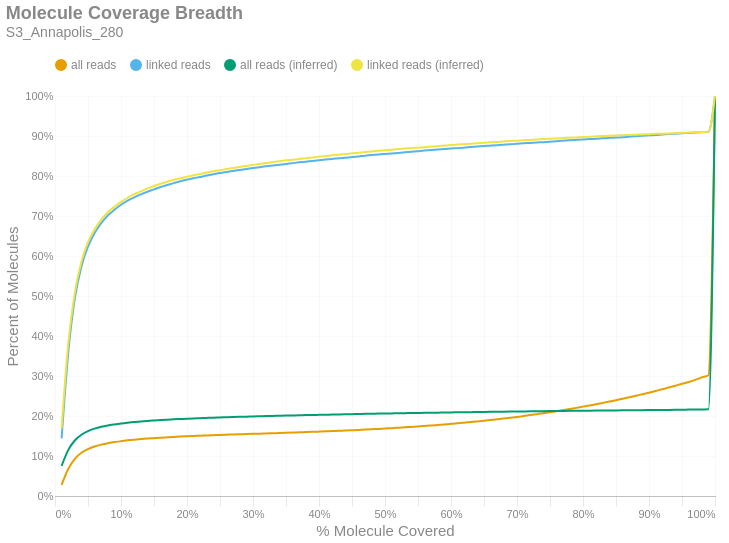

Notebook source saved alongside this figure:
### Markdown cell above
### Molecule Read Coverage
This chart shows molecule coverage breadth as computed by the number of bases aligned to that molecule. In other words, "*how much of each unique long molecule is actually sequenced/aligned?*" Keep in mind there is a distinction between sequences and alignments, since some sequences belonging to a particular molecule may not align well and wouldn't appear in the alignment data. This chart also shows molecule coverage breadth as computed by the *inferred fragment* from which the aligned sequences originate. Unlike read coverage, this calculation takes into account the total insert size, including unsequenced gaps between the forward and reverse reads. Like the previous figures, these are cumulative percents.

### Code cell
if SKIPLR:
    print_html(f"Skipped")
else:
    binned_df = consolidated_hist(valids['coverage_bp'], mask, 0.01, True)
    binned_df_inf = consolidated_hist(valids['coverage_inserts'], mask, 0.01, True)
    binned_df = binned_df.with_columns(pl.lit(binned_df_inf['all reads (cumsum)']).alias('all reads (inferred)'))
    binned_df = binned_df.with_columns(pl.lit(binned_df_inf['linked reads (cumsum)']).alias('linked reads (inferred)'))
    binned_df = binned_df.with_columns(
        (pl.col('bin').cast(pl.Float64) + 0.01).alias('right_edge')
    )

    with SafeRender(binned_df):
        (
            density_plot(binned_df, 'Molecule Coverage Breadth', samplename, 'molcov', ['all reads (inferred)','linked reads (inferred)'])
            .encode(
                #x=alt.X('bin:Q', title="% Molecule Covered").axis(format = '%').scale(padding=0),
                x=alt.X('right_edge:Q', title="% Molecule Covered").axis(format='%').scale(padding=0),
                y=alt.Y('value:Q', title='Percent of Molecules')
                    .axis(format='%')
                    .stack(False)
                    .scale(domainMin=0, padding=0),
                color=alt.Color("key:N").scale(domain = ["all reads", "linked reads", "all reads (inferred)", "linked reads (inferred)"]),
                tooltip = [
                    alt.Tooltip("key:N", title = "Data Type"),
                    alt.Tooltip("range_label:N", title="% Molecule Covered"),
                    alt.Tooltip("value:Q", format = ".2%", title="% Molecules")
                ]
            )
        ).display()

### Figure 1 — Vega-Lite specification as saved in the notebook (floating-point values rounded to 4 significant figures)
{"width": "container", "height": 400, "config": {"title": {"anchor": "start", "dy": -15, "fontSize": 18, "color": "#888888", "subtitleColor": "#888888", "subtitleFontSize": 14}, "arc": {"fill": "#0072B2"}, "axis": {"domainColor": "#888888", "domainWidth": 0.5, "gridWidth": 0.2, "grid": false, "titleFontWeight": 400, "titleFontSize": 15, "labelFontSize": 11, "labelColor": "#888888", "tickColor": "#888888", "tickWidth": 0.2, "titleColor": "#888888"}, "axisBand": {"grid": false}, "axisX": {"grid": true, "tickSize": 10, "domainCap": "round"}, "axisY": {"domain": false, "grid": true, "tickSize": 0, "domainCap": "round"}, "background": "transparent", "header": {"labelFontSize": 15, "labelColor": "#888888", "titleFontSize": 15, "titleFontWeight": 600, "titleColor": "#888888"}, "legend": {"labelFont": "sans-serif", "labelFontSize": 12, "labelColor": "#888888", "symbolSize": 100, "symbolType": "circle", "titleFontSize": 12, "titlePadding": 10, "titleColor": "#888888", "title": null, "orient": "top"}, "range": {"category": ["#E69F00", "#56B4E9", "#009E73", "#F0E442", "#0072B2", "#D55E00", "#CC79A7", "#000000"], "diverging": ["#cfe8f3", "#a2d4ec", "#73bfe2", "#46abdb", "#1696d2", "#12719e"]}, "area": {"fill": "#0072B2", "fillOpacity": 0.7, "line": true, "strokeOpacity": 0.7}, "line": {"color": "#0072B2", "stroke": "#0072B2", "strokeWidth": 2}, "trail": {"color": "#0072B2", "stroke": "#0072B2", "strokeWidth": 0, "size": 1}, "point": {"filled": true, "fillOpacity": 1.0, "size": 95}, "text": {"color": "#888888", "fontSize": 11, "align": "right", "fontWeight": 400, "size": 11}, "bar": {"fill": "#0072B2", "stroke": null}, "view": {"stroke": null, "continuousWidth": 660, "continuousHeight": 400}}, "data": {"name": "data-ff7eb1ff20f4820ad63ac136c3829562"}, "mark": {"type": "line", "interpolate": "monotone", "point": {"opacity": 0, "size": 275}}, "encoding": {"color": {"field": "key", "scale": {"domain": ["all reads", "linked reads", "all reads (inferred)", "linked reads (inferred)"]}, "type": "nominal"}, "tooltip": [{"field": "key", "title": "Data Type", "type": "nominal"}, {"field": "range_label", "title": "% Molecule Covered", "type": "nominal"}, {"field": "value", "format": ".2%", "title": "% Molecules", "type": "quantitative"}], "x": {"axis": {"format": "%"}, "field": "right_edge", "scale": {"padding": 0}, "title": "% Molecule Covered", "type": "quantitative"}, "y": {"axis": {"format": "%"}, "field": "value", "scale": {"domainMin": 0, "padding": 0}, "stack": false, "title": "Percent of Molecules", "type": "quantitative"}}, "params": [{"name": "param_c36ac31b6afebe62", "select": {"type": "point", "fields": ["key"]}, "bind": "legend"}], "title": {"text": "Molecule Coverage Breadth", "subtitle": "S3_Annapolis_280"}, "transform": [{"fold": ["all reads (cumsum)", "linked reads (cumsum)", "all reads (inferred)", "linked reads (inferred)"]}, {"calculate": "replace(datum.key, ' (cumsum)', '')", "as": "key"}, {"filter": {"param": "param_c36ac31b6afebe62"}}], "usermeta": {"embedOptions": {"downloadFileName": "S3_Annapolis_280.molcov"}}, "$schema": "https://vega.github.io/schema/vega-lite/v6.1.0.json", "datasets": {"data-ff7eb1ff20f4820ad63ac136c3829562": [{"bin": "0.0", "interval": "0.0-0.01", "all reads": 0.0276, "linked reads": 0.1441, "all reads (cumsum)": 0.0276, "linked reads (cumsum)": 0.1441, "range_label": "0.0-0.01", "all reads (inferred)": 0.07541, "linked reads (inferred)": 0.169, "right_edge": 0.01}, {"bin": "0.01", "interval": "0.01-0.02", "all reads": 0.03991, "linked reads": 0.2131, "all reads (cumsum)": 0.0675, "linked reads (cumsum)": 0.3572, "range_label": "0.01-0.02", "all reads (inferred)": 0.1147, "linked reads (inferred)": 0.3796, "right_edge": 0.02}, {"bin": "0.02", "interval": "0.02-0.03", "all reads": 0.02539, "linked reads": 0.136, "all reads (cumsum)": 0.09289, "linked reads (cumsum)": 0.4932, "range_label": "0.02-0.03", "all reads (inferred)": 0.1387, "linked reads (inferred)": 0.5083, "right_edge": 0.03}, {"bin": "0.03", "interval": "0.03-0.04", "all reads": 0.01514, "linked reads": 0.08084, "all reads (cumsum)": 0.108, "linked reads (cumsum)": 0.574, "range_label": "0.03-0.04", "all reads (inferred)": 0.1532, "linked reads (inferred)": 0.5857, "right_edge": 0.04}, {"bin": "0.04", "interval": "0.04-0.05", "all reads": 0.009296, "linked reads": 0.04933, "all reads (cumsum)": 0.1173, "linked reads (cumsum)": 0.6234, "range_label": "0.04-0.05", "all reads (inferred)": 0.1623, "linked reads (inferred)": 0.6344, "right_edge": 0.05}, {"bin": "0.05", "interval": "0.05-0.06", "all reads": 0.006449, "linked reads": 0.03405, "all reads (cumsum)": 0.1238, "linked reads (cumsum)": 0.6574, "range_label": "0.05-0.06", "all reads (inferred)": 0.1684, "linked reads (inferred)": 0.6669, "right_edge": 0.06}, {"bin": "0.06", "interval": "0.06-0.07", "all reads": 0.004712, "linked reads": 0.02492, "all reads (cumsum)": 0.1285, "linked reads (cumsum)": 0.6823, "range_label": "0.06-0.07", "all reads (inferred)": 0.173, "linked reads (inferred)": 0.6912, "right_edge": 0.07}, {"bin": "0.07", "interval": "0.07-0.08", "all reads": 0.003612, "linked reads": 0.01906, "all reads (cumsum)": 0.1321, "linked reads (cumsum)": 0.7014, "range_label": "0.07-0.08", "all reads (inferred)": 0.1764, "linked reads (inferred)": 0.7095, "right_edge": 0.08}, {"bin": "0.08", "interval": "0.08-0.09", "all reads": 0.002658, "linked reads": 0.01403, "all reads (cumsum)": 0.1348, "linked reads (cumsum)": 0.7154, "range_label": "0.08-0.09", "all reads (inferred)": 0.179, "linked reads (inferred)": 0.7232, "right_edge": 0.09}, {"bin": "0.09", "interval": "0.09-0.1", "all reads": 0.002431, "linked reads": 0.01266, "all reads (cumsum)": 0.1372, "linked reads (cumsum)": 0.7281, "range_label": "0.09-0.1", "all reads (inferred)": 0.1813, "linked reads (inferred)": 0.7355, "right_edge": 0.1}, {"bin": "0.1", "interval": "0.1-0.11", "all reads": 0.001965, "linked reads": 0.01009, "all reads (cumsum)": 0.1392, "linked reads (cumsum)": 0.7382, "range_label": "0.1-0.11", "all reads (inferred)": 0.1833, "linked reads (inferred)": 0.7456, "right_edge": 0.11}, {"bin": "0.11", "interval": "0.11-0.12", "all reads": 0.001637, "linked reads": 0.008436, "all reads (cumsum)": 0.1408, "linked reads (cumsum)": 0.7466, "range_label": "0.11-0.12", "all reads (inferred)": 0.185, "linked reads (inferred)": 0.7545, "right_edge": 0.12}, {"bin": "0.12", "interval": "0.12-0.13", "all reads": 0.001437, "linked reads": 0.007425, "all reads (cumsum)": 0.1422, "linked reads (cumsum)": 0.754, "range_label": "0.12-0.13", "all reads (inferred)": 0.1863, "linked reads (inferred)": 0.7615, "right_edge": 0.13}, {"bin": "0.13", "interval": "0.13-0.14", "all reads": 0.001284, "linked reads": 0.006725, "all reads (cumsum)": 0.1435, "linked reads (cumsum)": 0.7608, "range_label": "0.13-0.14", "all reads (inferred)": 0.1877, "linked reads (inferred)": 0.7689, "right_edge": 0.14}, {"bin": "0.14", "interval": "0.14-0.15", "all reads": 0.001126, "linked reads": 0.005831, "all reads (cumsum)": 0.1446, "linked reads (cumsum)": 0.7666, "range_label": "0.14-0.15", "all reads (inferred)": 0.1888, "linked reads (inferred)": 0.7749, "right_edge": 0.15}, {"bin": "0.15", "interval": "0.15-0.16", "all reads": 0.001119, "linked reads": 0.005727, "all reads (cumsum)": 0.1458, "linked reads (cumsum)": 0.7723, "range_label": "0.15-0.16", "all reads (inferred)": 0.1899, "linked reads (inferred)": 0.7807, "right_edge": 0.16}, {"bin": "0.16", "interval": "0.16-0.17", "all reads": 0.0009777, "linked reads": 0.005028, "all reads (cumsum)": 0.1467, "linked reads (cumsum)": 0.7774, "range_label": "0.16-0.17", "all reads (inferred)": 0.1909, "linked reads (inferred)": 0.7858, "right_edge": 0.17}, {"bin": "0.17", "interval": "0.17-0.18", "all reads": 0.0009442, "linked reads": 0.004885, "all reads (cumsum)": 0.1477, "linked reads (cumsum)": 0.7822, "range_label": "0.17-0.18", "all reads (inferred)": 0.1918, "linked reads (inferred)": 0.7905, "right_edge": 0.18}, {"bin": "0.18", "interval": "0.18-0.19", "all reads": 0.0009107, "linked reads": 0.004807, "all reads (cumsum)": 0.1486, "linked reads (cumsum)": 0.787, "range_label": "0.18-0.19", "all reads (inferred)": 0.1925, "linked reads (inferred)": 0.7943, "right_edge": 0.19}, {"bin": "0.19", "interval": "0.19-0.2", "all reads": 0.0007482, "linked reads": 0.003887, "all reads (cumsum)": 0.1493, "linked reads (cumsum)": 0.7909, "range_label": "0.19-0.2", "all reads (inferred)": 0.1932, "linked reads (inferred)": 0.7982, "right_edge": 0.2}, {"bin": "0.2", "interval": "0.2-0.21", "all reads": 0.000698, "linked reads": 0.00346, "all reads (cumsum)": 0.15, "linked reads (cumsum)": 0.7944, "range_label": "0.2-0.21", "all reads (inferred)": 0.1939, "linked reads (inferred)": 0.8018, "right_edge": 0.21}, {"bin": "0.21", "interval": "0.21-0.22", "all reads": 0.0006263, "linked reads": 0.003136, "all reads (cumsum)": 0.1507, "linked reads (cumsum)": 0.7975, "range_label": "0.21-0.22", "all reads (inferred)": 0.1946, "linked reads (inferred)": 0.8053, "right_edge": 0.22}, {"bin": "0.22", "interval": "0.22-0.23", "all reads": 0.0007052, "linked reads": 0.00355, "all reads (cumsum)": 0.1514, "linked reads (cumsum)": 0.8011, "range_label": "0.22-0.23", "all reads (inferred)": 0.1952, "linked reads (inferred)": 0.8087, "right_edge": 0.23}, {"bin": "0.23", "interval": "0.23-0.24", "all reads": 0.0006382, "linked reads": 0.003188, "all reads (cumsum)": 0.152, "linked reads (cumsum)": 0.8043, "range_label": "0.23-0.24", "all reads (inferred)": 0.1959, "linked reads (inferred)": 0.8119, "right_edge": 0.24}, {"bin": "0.24", "interval": "0.24-0.25", "all reads": 0.0006645, "linked reads": 0.003239, "all reads (cumsum)": 0.1527, "linked reads (cumsum)": 0.8075, "range_label": "0.24-0.25", "all reads (inferred)": 0.1964, "linked reads (inferred)": 0.8147, "right_edge": 0.25}, {"bin": "0.25", "interval": "0.25-0.26", "all reads": 0.0005355, "linked reads": 0.00263, "all reads (cumsum)": 0.1532, "linked reads (cumsum)": 0.8101, "range_label": "0.25-0.26", "all reads (inferred)": 0.1969, "linked reads (inferred)": 0.8175, "right_edge": 0.26}, {"bin": "0.26", "interval": "0.26-0.27", "all reads": 0.0005713, "linked reads": 0.002553, "all reads (cumsum)": 0.1538, "linked reads (cumsum)": 0.8127, "range_label": "0.26-0.27", "all reads (inferred)": 0.1975, "linked reads (inferred)": 0.8202, "right_edge": 0.27}, {"bin": "0.27", "interval": "0.27-0.28", "all reads": 0.0005331, "linked reads": 0.002527, "all reads (cumsum)": 0.1543, "linked reads (cumsum)": 0.8152, "range_label": "0.27-0.28", "all reads (inferred)": 0.1979, "linked reads (inferred)": 0.8227, "right_edge": 0.28}, {"bin": "0.28", "interval": "0.28-0.29", "all reads": 0.0005115, "linked reads": 0.002216, "all reads (cumsum)": 0.1548, "linked reads (cumsum)": 0.8174, "range_label": "0.28-0.29", "all reads (inferred)": 0.1984, "linked reads (inferred)": 0.8252, "right_edge": 0.29}, {"bin": "0.29", "interval": "0.29-0.3", "all reads": 0.0005307, "linked reads": 0.002475, "all reads (cumsum)": 0.1554, "linked reads (cumsum)": 0.8199, "range_label": "0.29-0.3", "all reads (inferred)": 0.1989, "linked reads (inferred)": 0.8278, "right_edge": 0.3}, {"bin": "0.3", "interval": "0.3-0.31", "all reads": 0.0005498, "linked reads": 0.002177, "all reads (cumsum)": 0.1559, "linked reads (cumsum)": 0.8221, "range_label": "0.3-0.31", "all reads (inferred)": 0.1994, "linked reads (inferred)": 0.8302, "right_edge": 0.31}, {"bin": "0.31", "interval": "0.31-0.32", "all reads": 0.0005115, "linked reads": 0.002125, "all reads (cumsum)": 0.1564, "linked reads (cumsum)": 0.8242, "range_label": "0.31-0.32", "all reads (inferred)": 0.1999, "linked reads (inferred)": 0.8326, "right_edge": 0.32}, {"bin": "0.32", "interval": "0.32-0.33", "all reads": 0.0005331, "linked reads": 0.002125, "all reads (cumsum)": 0.1569, "linked reads (cumsum)": 0.8263, "range_label": "0.32-0.33", "all reads (inferred)": 0.2003, "linked reads (inferred)": 0.8348, "right_edge": 0.33}, {"bin": "0.33", "interval": "0.33-0.34", "all reads": 0.0004972, "linked reads": 0.001905, "all reads (cumsum)": 0.1574, "linked reads (cumsum)": 0.8282, "range_label": "0.33-0.34", "all reads (inferred)": 0.2007, "linked reads (inferred)": 0.837, "right_edge": 0.34}, {"bin": "0.34", "interval": "0.34-0.35", "all reads": 0.000545, "linked reads": 0.001866, "all reads (cumsum)": 0.158, "linked reads (cumsum)": 0.8301, "range_label": "0.34-0.35", "all reads (inferred)": 0.2011, "linked reads (inferred)": 0.8391, "right_edge": 0.35}, {"bin": "0.35", "interval": "0.35-0.36", "all reads": 0.0005713, "linked reads": 0.002073, "all reads (cumsum)": 0.1586, "linked reads (cumsum)": 0.8322, "range_label": "0.35-0.36", "all reads (inferred)": 0.2015, "linked reads (inferred)": 0.8409, "right_edge": 0.36}, {"bin": "0.36", "interval": "0.36-0.37", "all reads": 0.0006048, "linked reads": 0.001931, "all reads (cumsum)": 0.1592, "linked reads (cumsum)": 0.8341, "range_label": "0.36-0.37", "all reads (inferred)": 0.2018, "linked reads (inferred)": 0.8427, "right_edge": 0.37}, {"bin": "0.37", "interval": "0.37-0.38", "all reads": 0.0005689, "linked reads": 0.001736, "all reads (cumsum)": 0.1597, "linked reads (cumsum)": 0.8358, "range_label": "0.37-0.38", "all reads (inferred)": 0.2022, "linked reads (inferred)": 0.8446, "right_edge": 0.38}, {"bin": "0.38", "interval": "0.38-0.39", "all reads": 0.0005904, "linked reads": 0.001866, "all reads (cumsum)": 0.1603, "linked reads (cumsum)": 0.8377, "range_label": "0.38-0.39", "all reads (inferred)": 0.2025, "linked reads (inferred)": 0.8462, "right_edge": 0.39}, {"bin": "0.39", "interval": "0.39-0.4", "all reads": 0.0006287, "linked reads": 0.00171, "all reads (cumsum)": 0.161, "linked reads (cumsum)": 0.8394, "range_label": "0.39-0.4", "all reads (inferred)": 0.2029, "linked reads (inferred)": 0.848, "right_edge": 0.4}, {"bin": "0.4", "interval": "0.4-0.41", "all reads": 0.000643, "linked reads": 0.001723, "all reads (cumsum)": 0.1616, "linked reads (cumsum)": 0.8411, "range_label": "0.4-0.41", "all reads (inferred)": 0.2033, "linked reads (inferred)": 0.8498, "right_edge": 0.41}, {"bin": "0.41", "interval": "0.41-0.42", "all reads": 0.0006191, "linked reads": 0.001516, "all reads (cumsum)": 0.1622, "linked reads (cumsum)": 0.8427, "range_label": "0.41-0.42", "all reads (inferred)": 0.2036, "linked reads (inferred)": 0.8516, "right_edge": 0.42}, {"bin": "0.42", "interval": "0.42-0.43", "all reads": 0.0007267, "linked reads": 0.001775, "all reads (cumsum)": 0.1629, "linked reads (cumsum)": 0.8444, "range_label": "0.42-0.43", "all reads (inferred)": 0.204, "linked reads (inferred)": 0.8533, "right_edge": 0.43}, {"bin": "0.43", "interval": "0.43-0.44", "all reads": 0.0006478, "linked reads": 0.001309, "all reads (cumsum)": 0.1636, "linked reads (cumsum)": 0.8457, "range_label": "0.43-0.44", "all reads (inferred)": 0.2043, "linked reads (inferred)": 0.855, "right_edge": 0.44}, {"bin": "0.44", "interval": "0.44-0.45", "all reads": 0.0007817, "linked reads": 0.001594, "all reads (cumsum)": 0.1644, "linked reads (cumsum)": 0.8473, "range_label": "0.44-0.45", "all reads (inferred)": 0.2046, "linked reads (inferred)": 0.8566, "right_edge": 0.45}, {"bin": "0.45", "interval": "0.45-0.46", "all reads": 0.0008199, "linked reads": 0.001685, "all reads (cumsum)": 0.1652, "linked reads (cumsum)": 0.849, "range_label": "0.45-0.46", "all reads (inferred)": 0.205, "linked reads (inferred)": 0.8582, "right_edge": 0.46}, {"bin": "0.46", "interval": "0.46-0.47", "all reads": 0.0009036, "linked reads": 0.001879, "all reads (cumsum)": 0.1661, "linked reads (cumsum)": 0.8509, "range_label": "0.46-0.47", "all reads (inferred)": 0.2053, "linked reads (inferred)": 0.86, "right_edge": 0.47}, {"bin": "0.47", "interval": "0.47-0.48", "all reads": 0.0008295, "linked reads": 0.001309, "all reads (cumsum)": 0.1669, "linked reads (cumsum)": 0.8522, "range_label": "0.47-0.48", "all reads (inferred)": 0.2056, "linked reads (inferred)": 0.8614, "right_edge": 0.48}, {"bin": "0.48", "interval": "0.48-0.49", "all reads": 0.0007912, "linked reads": 0.001607, "all reads (cumsum)": 0.1677, "linked reads (cumsum)": 0.8538, "range_label": "0.48-0.49", "all reads (inferred)": 0.2059, "linked reads (inferred)": 0.863, "right_edge": 0.49}, {"bin": "0.49", "interval": "0.49-0.5", "all reads": 0.0009944, "linked reads": 0.001309, "all reads (cumsum)": 0.1687, "linked reads (cumsum)": 0.8551, "range_label": "0.49-0.5", "all reads (inferred)": 0.2062, "linked reads (inferred)": 0.8644, "right_edge": 0.5}, {"bin": "0.5", "interval": "0.5-0.51", "all reads": 0.0008486, "linked reads": 0.001257, "all reads (cumsum)": 0.1696, "linked reads (cumsum)": 0.8564, "range_label": "0.5-0.51", "all reads (inferred)": 0.2065, "linked reads (inferred)": 0.8659, "right_edge": 0.51}, {"bin": "0.51", "interval": "0.51-0.52", "all reads": 0.001011, "linked reads": 0.001386, "all reads (cumsum)": 0.1706, "linked reads (cumsum)": 0.8578, "range_label": "0.51-0.52", "all reads (inferred)": 0.2069, "linked reads (inferred)": 0.8675, "right_edge": 0.52}, {"bin": "0.52", "interval": "0.52-0.53", "all reads": 0.001054, "linked reads": 0.001309, "all reads (cumsum)": 0.1716, "linked reads (cumsum)": 0.8591, "range_label": "0.52-0.53", "all reads (inferred)": 0.2071, "linked reads (inferred)": 0.8685, "right_edge": 0.53}, {"bin": "0.53", "interval": "0.53-0.54", "all reads": 0.001174, "linked reads": 0.001568, "all reads (cumsum)": 0.1728, "linked reads (cumsum)": 0.8607, "range_label": "0.53-0.54", "all reads (inferred)": 0.2073, "linked reads (inferred)": 0.8698, "right_edge": 0.54}, {"bin": "0.54", "interval": "0.54-0.55", "all reads": 0.001128, "linked reads": 0.001451, "all reads (cumsum)": 0.1739, "linked reads (cumsum)": 0.8621, "range_label": "0.54-0.55", "all reads (inferred)": 0.2076, "linked reads (inferred)": 0.8709, "right_edge": 0.55}, {"bin": "0.55", "interval": "0.55-0.56", "all reads": 0.00119, "linked reads": 0.001412, "all reads (cumsum)": 0.1751, "linked reads (cumsum)": 0.8635, "range_label": "0.55-0.56", "all reads (inferred)": 0.2078, "linked reads (inferred)": 0.8721, "right_edge": 0.56}, {"bin": "0.56", "interval": "0.56-0.57", "all reads": 0.001198, "linked reads": 0.001322, "all reads (cumsum)": 0.1763, "linked reads (cumsum)": 0.8648, "range_label": "0.56-0.57", "all reads (inferred)": 0.2081, "linked reads (inferred)": 0.8735, "right_edge": 0.57}, {"bin": "0.57", "interval": "0.57-0.58", "all reads": 0.001324, "linked reads": 0.001244, "all reads (cumsum)": 0.1776, "linked reads (cumsum)": 0.8661, "range_label": "0.57-0.58", "all reads (inferred)": 0.2084, "linked reads (inferred)": 0.8746, "right_edge": 0.58}, {"bin": "0.58", "interval": "0.58-0.59", "all reads": 0.001308, "linked reads": 0.001309, "all reads (cumsum)": 0.1789, "linked reads (cumsum)": 0.8674, "range_label": "0.58-0.59", "all reads (inferred)": 0.2087, "linked reads (inferred)": 0.8761, "right_edge": 0.59}, {"bin": "0.59", "interval": "0.59-0.6", "all reads": 0.001382, "linked reads": 0.001179, "all reads (cumsum)": 0.1803, "linked reads (cumsum)": 0.8686, "range_label": "0.59-0.6", "all reads (inferred)": 0.209, "linked reads (inferred)": 0.8776, "right_edge": 0.6}, {"bin": "0.6", "interval": "0.6-0.61", "all reads": 0.001406, "linked reads": 0.001114, "all reads (cumsum)": 0.1817, "linked reads (cumsum)": 0.8697, "range_label": "0.6-0.61", "all reads (inferred)": 0.2092, "linked reads (inferred)": 0.8786, "right_edge": 0.61}, {"bin": "0.61", "interval": "0.61-0.62", "all reads": 0.001544, "linked reads": 0.001231, "all reads (cumsum)": 0.1833, "linked reads (cumsum)": 0.8709, "range_label": "0.61-0.62", "all reads (inferred)": 0.2094, "linked reads (inferred)": 0.8796, "right_edge": 0.62}, {"bin": "0.62", "interval": "0.62-0.63", "all reads": 0.001571, "linked reads": 0.001361, "all reads (cumsum)": 0.1848, "linked reads (cumsum)": 0.8723, "range_label": "0.62-0.63", "all reads (inferred)": 0.2096, "linked reads (inferred)": 0.8807, "right_edge": 0.63}, {"bin": "0.63", "interval": "0.63-0.64", "all reads": 0.001664, "linked reads": 0.001257, "all reads (cumsum)": 0.1865, "linked reads (cumsum)": 0.8735, "range_label": "0.63-0.64", "all reads (inferred)": 0.2099, "linked reads (inferred)": 0.8819, "right_edge": 0.64}, {"bin": "0.64", "interval": "0.64-0.65", "all reads": 0.00169, "linked reads": 0.001166, "all reads (cumsum)": 0.1882, "linked reads (cumsum)": 0.8747, "range_label": "0.64-0.65", "all reads (inferred)": 0.2101, "linked reads (inferred)": 0.8831, "right_edge": 0.65}, {"bin": "0.65", "interval": "0.65-0.66", "all reads": 0.001817, "linked reads": 0.001218, "all reads (cumsum)": 0.19, "linked reads (cumsum)": 0.8759, "range_label": "0.65-0.66", "all reads (inferred)": 0.2104, "linked reads (inferred)": 0.8843, "right_edge": 0.66}, {"bin": "0.66", "interval": "0.66-0.67", "all reads": 0.001776, "linked reads": 0.001179, "all reads (cumsum)": 0.1918, "linked reads (cumsum)": 0.8771, "range_label": "0.66-0.67", "all reads (inferred)": 0.2106, "linked reads (inferred)": 0.8853, "right_edge": 0.67}, {"bin": "0.67", "interval": "0.67-0.68", "all reads": 0.001857, "linked reads": 0.001101, "all reads (cumsum)": 0.1937, "linked reads (cumsum)": 0.8782, "range_label": "0.67-0.68", "all reads (inferred)": 0.2108, "linked reads (inferred)": 0.8866, "right_edge": 0.68}, {"bin": "0.68", "interval": "0.68-0.69", "all reads": 0.001953, "linked reads": 0.001101, "all reads (cumsum)": 0.1956, "linked reads (cumsum)": 0.8793, "range_label": "0.68-0.69", "all reads (inferred)": 0.2111, "linked reads (inferred)": 0.8875, "right_edge": 0.69}, {"bin": "0.69", "interval": "0.69-0.7", "all reads": 0.002125, "linked reads": 0.001088, "all reads (cumsum)": 0.1977, "linked reads (cumsum)": 0.8804, "range_label": "0.69-0.7", "all reads (inferred)": 0.2112, "linked reads (inferred)": 0.8884, "right_edge": 0.7}, {"bin": "0.7", "interval": "0.7-0.71", "all reads": 0.002257, "linked reads": 0.001231, "all reads (cumsum)": 0.2, "linked reads (cumsum)": 0.8816, "range_label": "0.7-0.71", "all reads (inferred)": 0.2114, "linked reads (inferred)": 0.8894, "right_edge": 0.71}, {"bin": "0.71", "interval": "0.71-0.72", "all reads": 0.0023, "linked reads": 0.0009978, "all reads (cumsum)": 0.2023, "linked reads (cumsum)": 0.8826, "range_label": "0.71-0.72", "all reads (inferred)": 0.2116, "linked reads (inferred)": 0.8903, "right_edge": 0.72}, {"bin": "0.72", "interval": "0.72-0.73", "all reads": 0.002321, "linked reads": 0.001063, "all reads (cumsum)": 0.2046, "linked reads (cumsum)": 0.8837, "range_label": "0.72-0.73", "all reads (inferred)": 0.2118, "linked reads (inferred)": 0.8913, "right_edge": 0.73}, {"bin": "0.73", "interval": "0.73-0.74", "all reads": 0.002314, "linked reads": 0.00092, "all reads (cumsum)": 0.2069, "linked reads (cumsum)": 0.8846, "range_label": "0.73-0.74", "all reads (inferred)": 0.2121, "linked reads (inferred)": 0.8924, "right_edge": 0.74}, {"bin": "0.74", "interval": "0.74-0.75", "all reads": 0.002596, "linked reads": 0.001205, "all reads (cumsum)": 0.2095, "linked reads (cumsum)": 0.8858, "range_label": "0.74-0.75", "all reads (inferred)": 0.2123, "linked reads (inferred)": 0.8933, "right_edge": 0.75}, {"bin": "0.75", "interval": "0.75-0.76", "all reads": 0.002601, "linked reads": 0.001322, "all reads (cumsum)": 0.2121, "linked reads (cumsum)": 0.8871, "range_label": "0.75-0.76", "all reads (inferred)": 0.2125, "linked reads (inferred)": 0.894, "right_edge": 0.76}, {"bin": "0.76", "interval": "0.76-0.77", "all reads": 0.002622, "linked reads": 0.001127, "all reads (cumsum)": 0.2147, "linked reads (cumsum)": 0.8883, "range_label": "0.76-0.77", "all reads (inferred)": 0.2126, "linked reads (inferred)": 0.8949, "right_edge": 0.77}, {"bin": "0.77", "interval": "0.77-0.78", "all reads": 0.002646, "linked reads": 0.001088, "all reads (cumsum)": 0.2174, "linked reads (cumsum)": 0.8893, "range_label": "0.77-0.78", "all reads (inferred)": 0.2128, "linked reads (inferred)": 0.8957, "right_edge": 0.78}, {"bin": "0.78", "interval": "0.78-0.79", "all reads": 0.002933, "linked reads": 0.001076, "all reads (cumsum)": 0.2203, "linked reads (cumsum)": 0.8904, "range_label": "0.78-0.79", "all reads (inferred)": 0.213, "linked reads (inferred)": 0.8965, "right_edge": 0.79}, {"bin": "0.79", "interval": "0.79-0.8", "all reads": 0.00311, "linked reads": 0.001076, "all reads (cumsum)": 0.2234, "linked reads (cumsum)": 0.8915, "range_label": "0.79-0.8", "all reads (inferred)": 0.2132, "linked reads (inferred)": 0.8973, "right_edge": 0.8}, {"bin": "0.8", "interval": "0.8-0.81", "all reads": 0.002885, "linked reads": 0.0007516, "all reads (cumsum)": 0.2263, "linked reads (cumsum)": 0.8922, "range_label": "0.8-0.81", "all reads (inferred)": 0.2134, "linked reads (inferred)": 0.8984, "right_edge": 0.81}, {"bin": "0.81", "interval": "0.81-0.82", "all reads": 0.003153, "linked reads": 0.0009459, "all reads (cumsum)": 0.2295, "linked reads (cumsum)": 0.8932, "range_label": "0.81-0.82", "all reads (inferred)": 0.2136, "linked reads (inferred)": 0.899, "right_edge": 0.82}, {"bin": "0.82", "interval": "0.82-0.83", "all reads": 0.00332, "linked reads": 0.00127, "all reads (cumsum)": 0.2328, "linked reads (cumsum)": 0.8945, "range_label": "0.82-0.83", "all reads (inferred)": 0.2137, "linked reads (inferred)": 0.8998, "right_edge": 0.83}, {"bin": "0.83", "interval": "0.83-0.84", "all reads": 0.003356, "linked reads": 0.0008941, "all reads (cumsum)": 0.2361, "linked reads (cumsum)": 0.8954, "range_label": "0.83-0.84", "all reads (inferred)": 0.2139, "linked reads (inferred)": 0.9007, "right_edge": 0.84}, {"bin": "0.84", "interval": "0.84-0.85", "all reads": 0.003394, "linked reads": 0.0007256, "all reads (cumsum)": 0.2395, "linked reads (cumsum)": 0.8961, "range_label": "0.84-0.85", "all reads (inferred)": 0.2141, "linked reads (inferred)": 0.9014, "right_edge": 0.85}, {"bin": "0.85", "interval": "0.85-0.86", "all reads": 0.0036, "linked reads": 0.0009978, "all reads (cumsum)": 0.2431, "linked reads (cumsum)": 0.8971, "range_label": "0.85-0.86", "all reads (inferred)": 0.2142, "linked reads (inferred)": 0.902, "right_edge": 0.86}, {"bin": "0.86", "interval": "0.86-0.87", "all reads": 0.003655, "linked reads": 0.001335, "all reads (cumsum)": 0.2468, "linked reads (cumsum)": 0.8984, "range_label": "0.86-0.87", "all reads (inferred)": 0.2144, "linked reads (inferred)": 0.9028, "right_edge": 0.87}, {"bin": "0.87", "interval": "0.87-0.88", "all reads": 0.003825, "linked reads": 0.001114, "all reads (cumsum)": 0.2506, "linked reads (cumsum)": 0.8995, "range_label": "0.87-0.88", "all reads (inferred)": 0.2145, "linked reads (inferred)": 0.9033, "right_edge": 0.88}, {"bin": "0.88", "interval": "0.88-0.89", "all reads": 0.003748, "linked reads": 0.001076, "all reads (cumsum)": 0.2544, "linked reads (cumsum)": 0.9006, "range_label": "0.88-0.89", "all reads (inferred)": 0.2147, "linked reads (inferred)": 0.904, "right_edge": 0.89}, {"bin": "0.89", "interval": "0.89-0.9", "all reads": 0.00398, "linked reads": 0.001024, "all reads (cumsum)": 0.2583, "linked reads (cumsum)": 0.9016, "range_label": "0.89-0.9", "all reads (inferred)": 0.2148, "linked reads (inferred)": 0.9047, "right_edge": 0.9}, {"bin": "0.9", "interval": "0.9-0.91", "all reads": 0.004047, "linked reads": 0.0009071, "all reads (cumsum)": 0.2624, "linked reads (cumsum)": 0.9025, "range_label": "0.9-0.91", "all reads (inferred)": 0.215, "linked reads (inferred)": 0.9053, "right_edge": 0.91}, {"bin": "0.91", "interval": "0.91-0.92", "all reads": 0.004556, "linked reads": 0.0009718, "all reads (cumsum)": 0.2669, "linked reads (cumsum)": 0.9035, "range_label": "0.91-0.92", "all reads (inferred)": 0.2151, "linked reads (inferred)": 0.9058, "right_edge": 0.92}, {"bin": "0.92", "interval": "0.92-0.93", "all reads": 0.00414, "linked reads": 0.00127, "all reads (cumsum)": 0.2711, "linked reads (cumsum)": 0.9048, "range_label": "0.92-0.93", "all reads (inferred)": 0.2153, "linked reads (inferred)": 0.9065, "right_edge": 0.93}, {"bin": "0.93", "interval": "0.93-0.94", "all reads": 0.004678, "linked reads": 0.001011, "all reads (cumsum)": 0.2758, "linked reads (cumsum)": 0.9058, "range_label": "0.93-0.94", "all reads (inferred)": 0.2154, "linked reads (inferred)": 0.9071, "right_edge": 0.94}, {"bin": "0.94", "interval": "0.94-0.95", "all reads": 0.004936, "linked reads": 0.0009071, "all reads (cumsum)": 0.2807, "linked reads (cumsum)": 0.9067, "range_label": "0.94-0.95", "all reads (inferred)": 0.2156, "linked reads (inferred)": 0.9079, "right_edge": 0.95}, {"bin": "0.95", "interval": "0.95-0.96", "all reads": 0.0043, "linked reads": 0.001076, "all reads (cumsum)": 0.285, "linked reads (cumsum)": 0.9078, "range_label": "0.95-0.96", "all reads (inferred)": 0.216, "linked reads (inferred)": 0.9085, "right_edge": 0.96}, {"bin": "0.96", "interval": "0.96-0.97", "all reads": 0.0054, "linked reads": 0.0008034, "all reads (cumsum)": 0.2904, "linked reads (cumsum)": 0.9086, "range_label": "0.96-0.97", "all reads (inferred)": 0.2162, "linked reads (inferred)": 0.9094, "right_edge": 0.97}, {"bin": "0.97", "interval": "0.97-0.98", "all reads": 0.006074, "linked reads": 0.001101, "all reads (cumsum)": 0.2965, "linked reads (cumsum)": 0.9097, "range_label": "0.97-0.98", "all reads (inferred)": 0.2165, "linked reads (inferred)": 0.9101, "right_edge": 0.98}, {"bin": "0.98", "interval": "0.98-0.99", "all reads": 0.005486, "linked reads": 0.001192, "all reads (cumsum)": 0.302, "linked reads (cumsum)": 0.9109, "range_label": "0.98-0.99", "all reads (inferred)": 0.2167, "linked reads (inferred)": 0.9105, "right_edge": 0.99}, {"bin": "0.99", "interval": "0.99-1.0", "all reads": 0.698, "linked reads": 0.08914, "all reads (cumsum)": 1.0, "linked reads (cumsum)": 1.0, "range_label": "0.99-1.0", "all reads (inferred)": 1.0, "linked reads (inferred)": 1.0, "right_edge": 1.0}]}}
